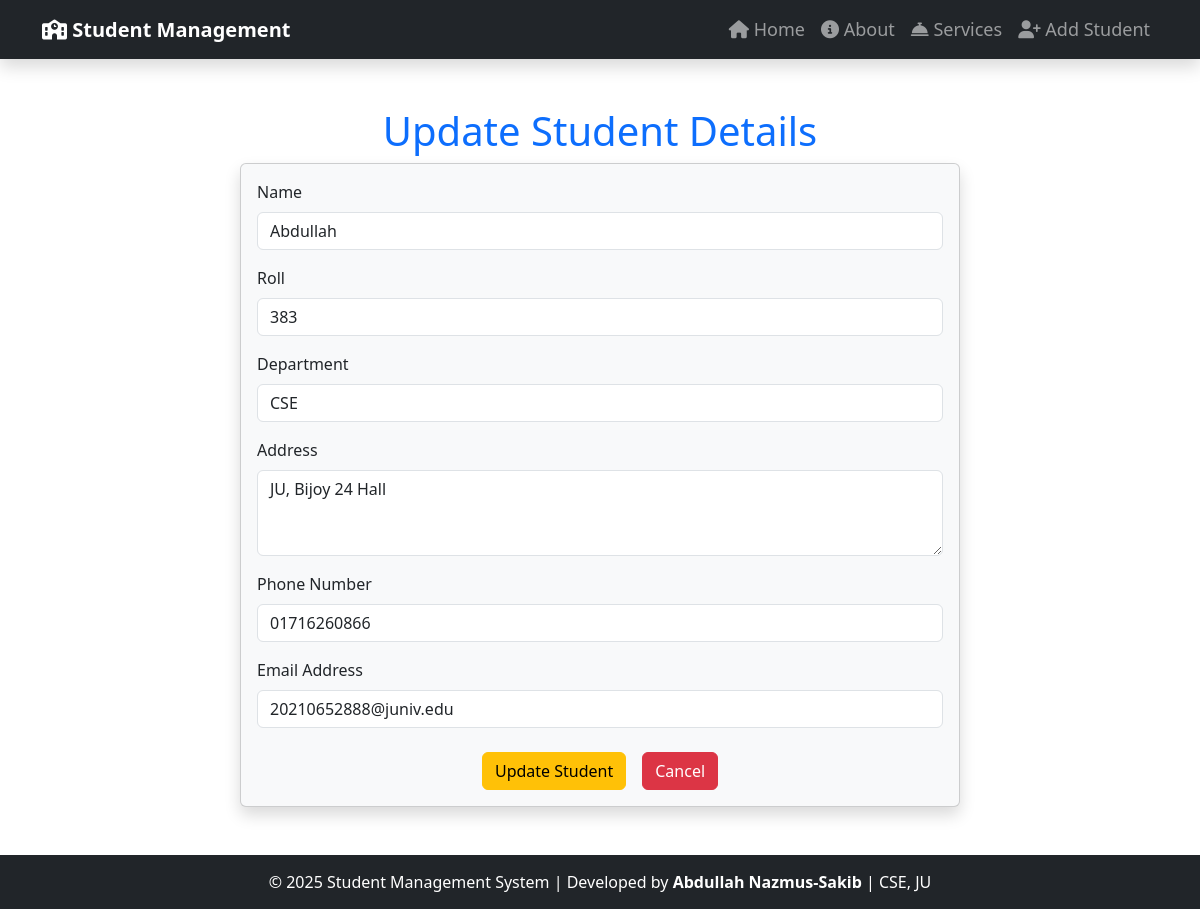
The page /edit/1/ on the database as committed earlier.
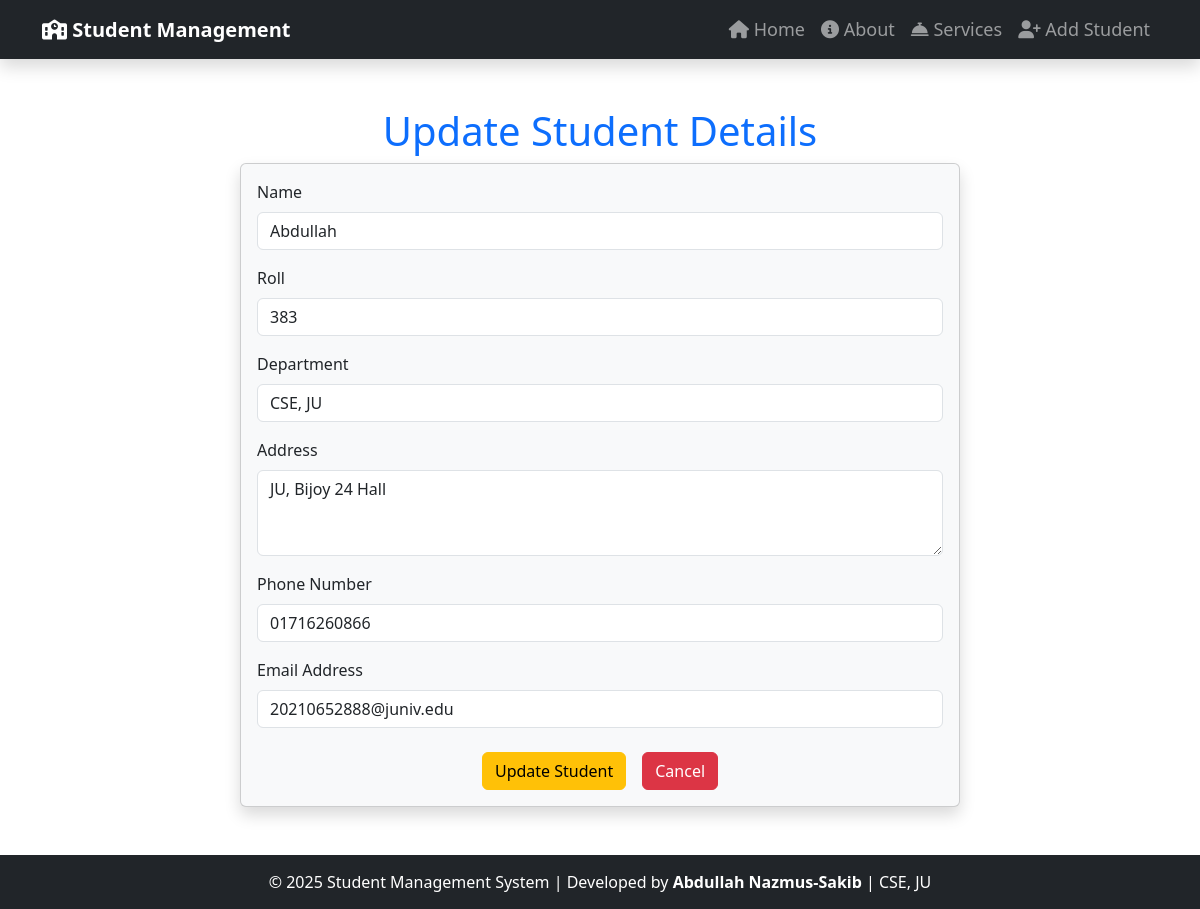
The same page on the database as committed later.
### std_app/models.py (models this page shows, shortened)
class Student(models.Model):
    name = models.CharField(max_length=30)
    roll = models.CharField(max_length=5)
    dept = models.CharField(max_length=30)
    address = models.CharField(max_length=300)
    phone = models.CharField(max_length=15)
    email = models.EmailField(max_length=30)

### std_app/views.py (the view, shortened to what this page needs)
# urls.py: path("edit/<int:id>/",views.EditStd,name='edit'),
def EditStd(request, id):
    user = get_object_or_404(Student, id=id)
    return render(request, "std_app/update.html", {"user": user})

### templates/std_app/update.html (shortened to what this page needs)
{% extends "std_app/base.html" %}
{% block content %}
<div class="container">
    <h1 class="text-center text-primary">Update Student Details</h1>
    <div class="row">
        <div class="col-md-8 offset-md-2">
            <div class="card bg-light shadow">
                <div class="card-body">
                    <form method="POST">{% csrf_token %}
                        <div class="mb-3">
                            <label for="name" class="form-label">Name</label>
                            <input type="text" class="form-control" id="name" name="name" value="{{ user.name }}" required>
                        </div>
                        <div class="mb-3">
                            <label for="roll" class="form-label">Roll</label>
                            <input type="text" class="form-control" id="roll" name="roll" value="{{ user.roll }}" required>
                        </div>
                        <div class="mb-3">
                            <label for="dept" class="form-label">Department</label>
                            <input type="text" class="form-control" id="dept" name="dept" value="{{ user.dept }}" required>
                        </div>
                        <div class="mb-3">
                            <label for="address" class="form-label">Address</label>
                            <textarea class="form-control" id="address" name="address" rows="3" required>{{ user.address }}</textarea>
                        </div>
                        <div class="mb-3">
                            <label for="phone" class="form-label">Phone Number</label>
                            <input type="text" class="form-control" id="phone" name="phone" value="{{ user.phone }}" required>
                        </div>
                        <div class="mb-3">
                            <label for="email" class="form-label">Email Address</label>
                            <input type="email" class="form-control" id="email" name="email" value="{{ user.email }}" required>
                        </div>
                        <div class="d-flex justify-content-center mt-4">
                            <button type="submit" class="btn btn-warning me-3">Update Student</button>
                            <a href="{% url 'home' %}" class="btn btn-danger">Cancel</a>
                        </div>
                    </form>
                </div>
            </div>
        </div>
    </div>
</div>
{% endblock content %}

Rows that differ between the two databases and show on the page:
changed Student "Abdullah": dept "CSE" → "CSE, JU"
